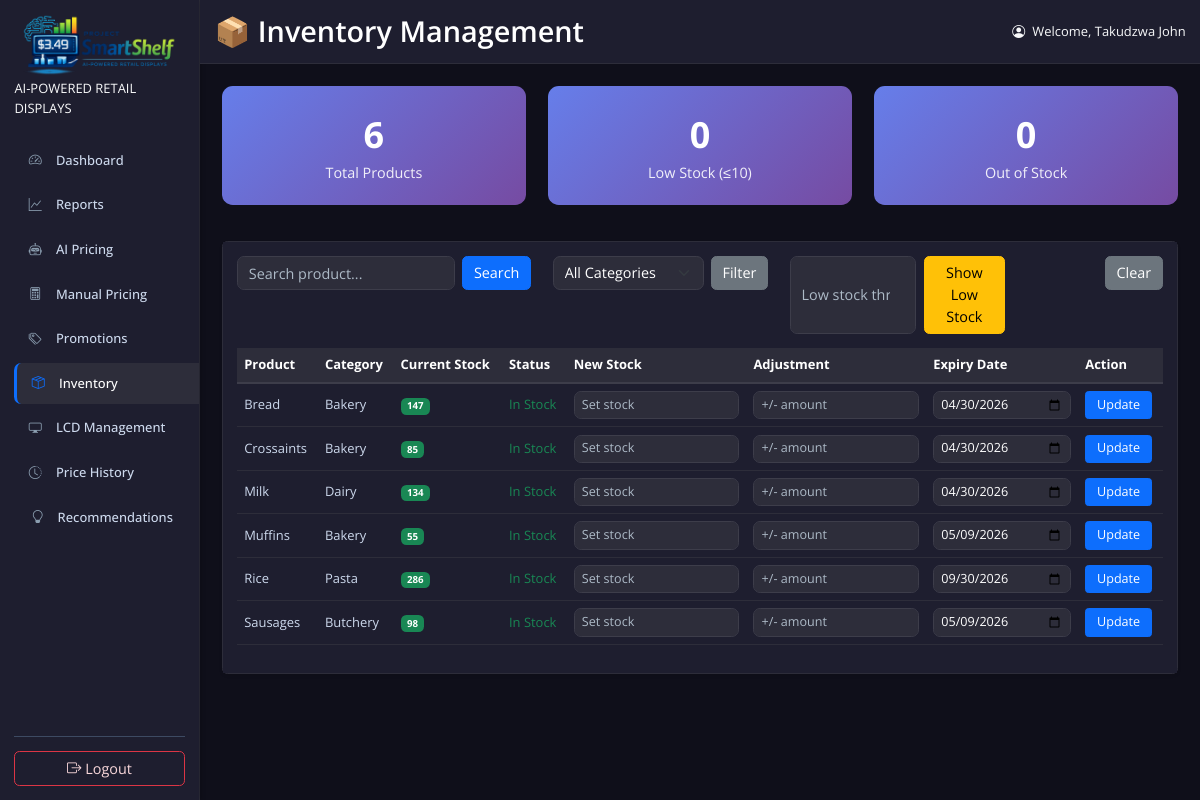
Before: /ProjectSmartShelf/inventory-management/ (signed in) with the older database file.
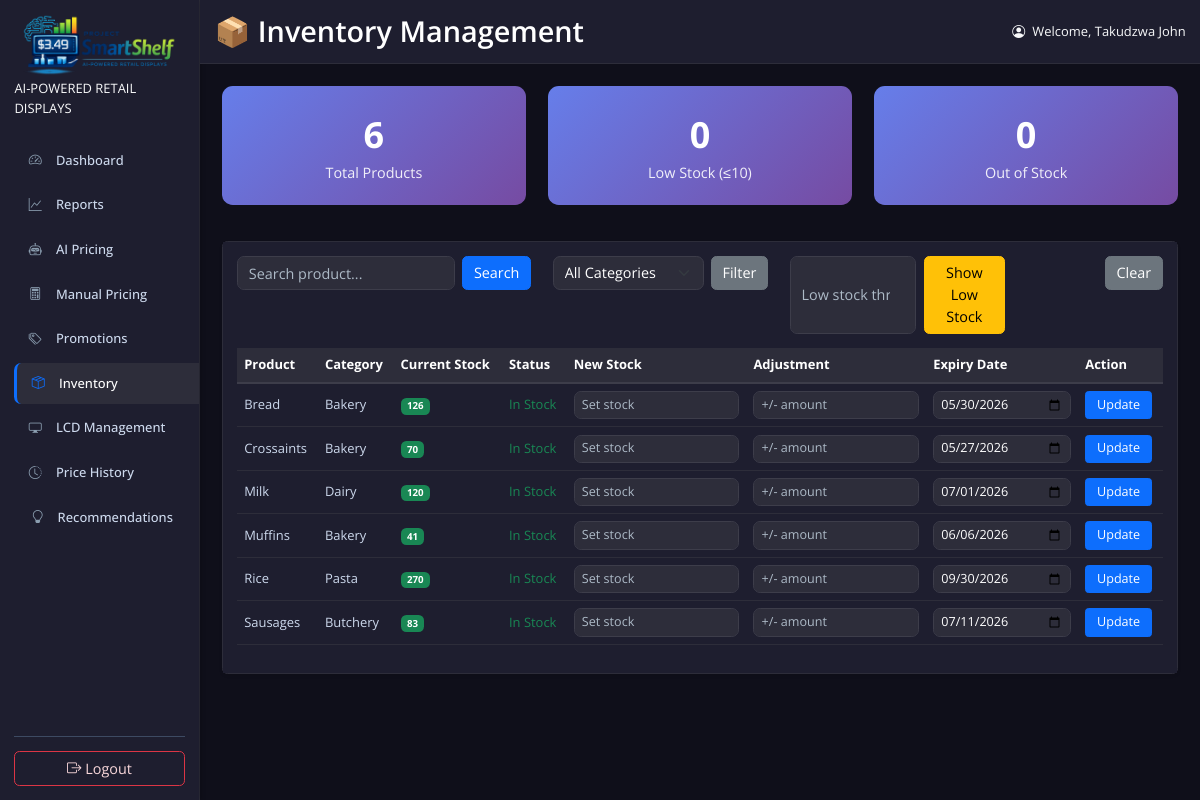
After: the same page with the newer database file.
### checkout/models.py (models this page shows, shortened)
class Product(models.Model):
    name = models.CharField(max_length=200)
    category = models.CharField(max_length=100)
    price = models.DecimalField(max_digits=10, decimal_places=2)
    expiry_date=models.DateField(null=True, blank=True)
    inventory_level = models.IntegerField(default=0, help_text='Current stock count')
    lcd_id = models.IntegerField(default=1, help_text="1, 2, or 3 for the shelf display")
    class Meta:
        ordering = ['name']

### ProjectSmartShelf/views.py (the view, shortened to what this page needs)
# urls.py: path("inventory-management/", views.inventory_management_view, name="inventory_management"),
@staff_member_required(login_url='staff_login')
def inventory_management_view(request):
    products = Product.objects.all().order_by('name')
    search_query = request.GET.get('search', '')
    category_filter = request.GET.get('category', '')
    low_stock_filter = request.GET.get('low_stock', '')
    if search_query:
        products = products.filter(name__icontains=search_query)
    if category_filter:
        products = products.filter(category=category_filter)
    if low_stock_filter:
        try:
            threshold = int(low_stock_filter)
            products = products.filter(inventory_level__lte=threshold)
        except ValueError:
            pass  # Ignore invalid threshold
    categories = Product.objects.values_list('category', flat=True).distinct().order_by('category')
    total_products = Product.objects.count()
    low_stock_products = Product.objects.filter(inventory_level__lte=10).count()
    out_of_stock_products = Product.objects.filter(inventory_level=0).count()
    context = {
        'products': products,
        'search_query': search_query,
        'category_filter': category_filter,
        'low_stock_filter': low_stock_filter,
        'categories': categories,
        'total_products': total_products,
        'low_stock_products': low_stock_products,
        'out_of_stock_products': out_of_stock_products,
    }
    return render(request, 'inventory_management.html', context)

### ProjectSmartShelf/context_processors.py (called while the page is built)
def simulated_date(request):
    active_date = getattr(request, 'simulated_date', None)
    context = {
        'simulated_date': active_date,
        'recommendations_count': 0,
    }
    cached_count = getattr(request, '_recommendations_count', None)
    if cached_count is not None:
        context['recommendations_count'] = cached_count
        return context
    user = getattr(request, 'user', None)
    if not (user and user.is_authenticated and user.is_staff):
        return context
    try:
        from .recommendations import recommendation_count
        context['recommendations_count'] = recommendation_count(active_date or timezone.localdate())
    except Exception:
        context['recommendations_count'] = 0
    return context

### ProjectSmartShelf/recommendations.py (called while the page is built)
def recommendation_count(base_date):
    return len(build_recommendations(base_date))

### ProjectSmartShelf/simulation.py (called while the page is built, shortened)
def parse_simulated_date(value):
    if not value:
        return None

def get_session_simulated_date(request):
    return parse_simulated_date(request.session.get('simulated_date'))

def get_stored_simulated_date():
    state = SimulationState.objects.filter(key=ACTIVE_DAY_KEY).first()
    return state.current_date if state else None

### ProjectSmartShelf/templates/inventory_management.html (shortened to what the changed rows need)
{% extends "base.html" %}
{% load static %}
{% block page_title %}📦 Inventory Management{% endblock %}
{% block content %}
<div class="card shadow-sm">
    <div class="card-body">
        <div class="table-responsive">
            <table class="table table-hover align-middle">
                <thead>
                    <tr>
                        <th>Product</th>
                        <th>Category</th>
                        <th>Current Stock</th>
                        <th>Status</th>
                        <th>New Stock</th>
                        <th>Adjustment</th>
                        <th>Expiry Date</th>
                        <th>Action</th>
                    </tr>
                </thead>
                <tbody>
                    {% for product in products %}
                    <tr class="{% if product.inventory_level == 0 %}out-of-stock{% elif product.inventory_level <= 10 %}low-stock{% endif %}">
                        <td>{{ product.name }}</td>
                        <td>{{ product.category }}</td>
                        <td>
                            <span class="badge {% if product.inventory_level == 0 %}bg-danger{% elif product.inventory_level <= 10 %}bg-warning{% else %}bg-success{% endif %}">
                                {{ product.inventory_level }}
                            </span>
                        </td>
                        <td>
                            {% if product.inventory_level == 0 %}
                                <span class="text-danger">Out of Stock</span>
                            {% elif product.inventory_level <= 10 %}
                                <span class="text-warning">Low Stock</span>
                            {% else %}
                                <span class="text-success">In Stock</span>
                            {% endif %}
                        </td>
                        <form method="post">
                            <td><input type="number" min="0" name="new_inventory" class="form-control form-control-sm" placeholder="Set stock"></td>
                            <td><input type="number" name="adjustment" class="form-control form-control-sm" placeholder="+/- amount"></td>
                            <td><input type="date" name="expiry_date" class="form-control form-control-sm" value="{% if product.expiry_date %}{{ product.expiry_date|date:'Y-m-d' }}{% endif %}"></td>
                            <td><button type="submit" class="btn btn-primary btn-sm">Update</button></td>
                        </form>
                    </tr>
                    {% endfor %}
                </tbody>
            </table>
        </div>
    </div>
</div>
{% endblock %}

Changed rows visible on the page:
changed Product "Bread": inventory_level "147" → "126"; expiry_date "04/30/2026" → "05/30/2026"
changed Product "Crossaints": inventory_level "85" → "70"; expiry_date "04/30/2026" → "05/27/2026"
changed Product "Milk": inventory_level "134" → "120"; expiry_date "04/30/2026" → "07/01/2026"
changed Product "Muffins": inventory_level "55" → "41"; expiry_date "05/09/2026" → "06/06/2026"
changed Product "Rice": inventory_level "286" → "270"
changed Product "Sausages": inventory_level "98" → "83"; expiry_date "05/09/2026" → "07/11/2026"
